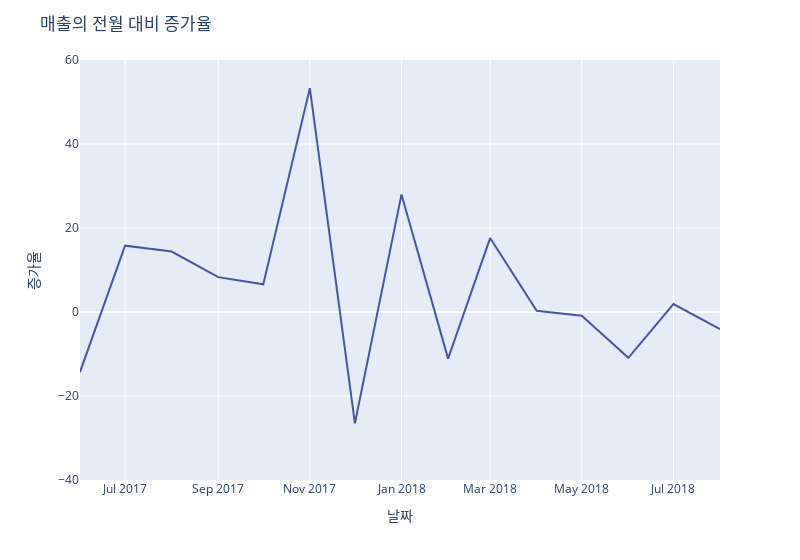

The notebook cell this image was saved under:
### Code cell
fig = px.line(
        lis_name[7:],
        x='name',
        y='lis'
    )

# 라인 스타일과 색상 설정
fig.update_traces(
    line=dict(color='#4A55A2'),  # 선 스타일과 색상 설정
    marker=dict(color='#4A55A2'),  # 마커 색상 설정
)

# 레이아웃 설정
fig.update_layout(
    title='매출의 전월 대비 증가율',  # 전체 그래프의 제목
    xaxis=dict(title='날짜'),  # x축 레이블 설정
    yaxis=dict(title='증가율', range=[-40, 60]),  # y축 범위 설정
    legend=dict(),
    width=800
)

fig.show()

chart_studio.tools.set_credentials_file(username='ghktkf7788', api_key='D9ASyMzNm4ltyTqLQ8CH')
plot(fig, filename = '매출의 전월 대비 증가율', auto_open=True)

### Figure 1 — Plotly figure (JSON) as saved in the notebook; plotly's stock layout.template omitted (floating-point values rounded to 4 significant figures)
{"data": [{"hovertemplate": "name=%{x}<br>lis=%{y}<extra></extra>", "legendgroup": "", "line": {"color": "#4A55A2", "dash": "solid"}, "marker": {"color": "#4A55A2", "symbol": "circle"}, "mode": "lines", "name": "", "orientation": "v", "showlegend": false, "type": "scatter", "x": ["2017-06", "2017-07", "2017-08", "2017-09", "2017-10", "2017-11", "2017-12", "2018-01", "2018-02", "2018-03", "2018-04", "2018-05", "2018-06", "2018-07", "2018-08"], "xaxis": "x", "y": [-14.3, 15.8, 14.4, 8.3, 6.6, 53.3, -26.5, 28, -11.1, 17.6, 0.3, -0.9, -10.9, 1.9, -4.1], "yaxis": "y"}], "layout": {"legend": {"tracegroupgap": 0}, "margin": {"t": 60}, "title": {"text": "매출의 전월 대비 증가율"}, "width": 800, "xaxis": {"anchor": "y", "domain": [0, 1], "title": {"text": "날짜"}}, "yaxis": {"anchor": "x", "domain": [0, 1], "range": [-40, 60], "title": {"text": "증가율"}}}}
